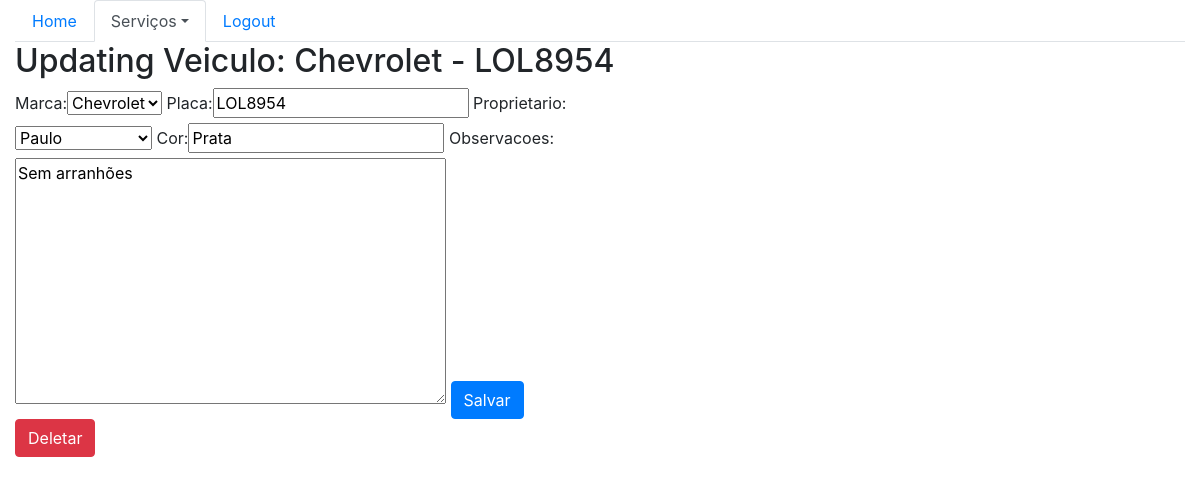
/sistema/veiculo_update/2/ (signed in), run on the app's committed database.
### core/models.py (models this page shows)
class Veiculo(models.Model):
    marca = models.ForeignKey(Marca, on_delete=models.CASCADE)
    placa = models.CharField(max_length=7)
    proprietario = models.ForeignKey(Pessoa, on_delete=models.CASCADE)
    cor = models.CharField(max_length=15)
    observacoes = models.TextField()
    def __str__(self):
        return self.marca.nome + ' - ' + self.placa

class Marca(models.Model):
    nome = models.CharField(max_length=50)
    def __str__(self):
        return self.nome

### core/views.py (the view)
# urls.py: path('veiculo_update/<int:id>/', veiculo_update, name='core_veiculo_update'),
@login_required(login_url="home")
def veiculo_update(request, id):
    data = {}
    veiculo = Veiculo.objects.get(id=id)
    form = VeiculoForm(request.POST or None, instance=veiculo)
    data['veiculo'] = veiculo
    data['form'] = form
    if request.method == 'POST':
        if form.is_valid():
            form.save()
            return redirect('core_lista_veiculos')
    else:
        return render(request, 'core/update_veiculo.html', data)

### core/forms.py
class VeiculoForm(ModelForm):
    class Meta:
        model = Veiculo
        fields = '__all__'

### core/models.py (called while the page is built)
    def __str__(self):
        return self.nome

### core/templates/core/update_veiculo.html (shortened to what this page needs)
{% extends 'base.html' %}
{% load bootstrap %}
{% block menu %}
    <ul class="nav nav-tabs">
    <li class="nav-item">
        <a class="nav-link" href="{% url 'home' %}">Home</a>
    </li>
    <li class="nav-item dropdown">
        <a class="nav-link active dropdown-toggle" data-toggle="dropdown" href="#" role="button" aria-haspopup="true" aria-expanded="false">Serviços</a>
    </li>
    <li class="nav-item">
        <a class="nav-link" href="">Logout</a>
    </li>
    </ul>
{% endblock %}
{% block  main %}
    <div class="row">
        <div class="col-12">
            <h2>Updating Veiculo: {{ veiculo }}</h2>
        </div>
    </div>
    <div class="row">
        <div class="col-sm-6">
            <form action="{% url 'core_veiculo_update' veiculo.id %}" method="POST">
                {{ form|bootstrap }}
                <button type="submit" class="btn btn-primary">Salvar</button>
                <a href="{% url 'core_veiculo_delete' veiculo.id %}" class="btn btn-danger">Deletar</a>
            </form>
        </div>
        <div class="col-sm-6">
        </div>
    </div>
{% endblock %}

### data on the page
Veiculo: marca+placa "Chevrolet - LOL8954", marca "Chevrolet", placa "LOL8954", proprietario "Paulo", cor "Prata", observacoes "Sem arranhões"
